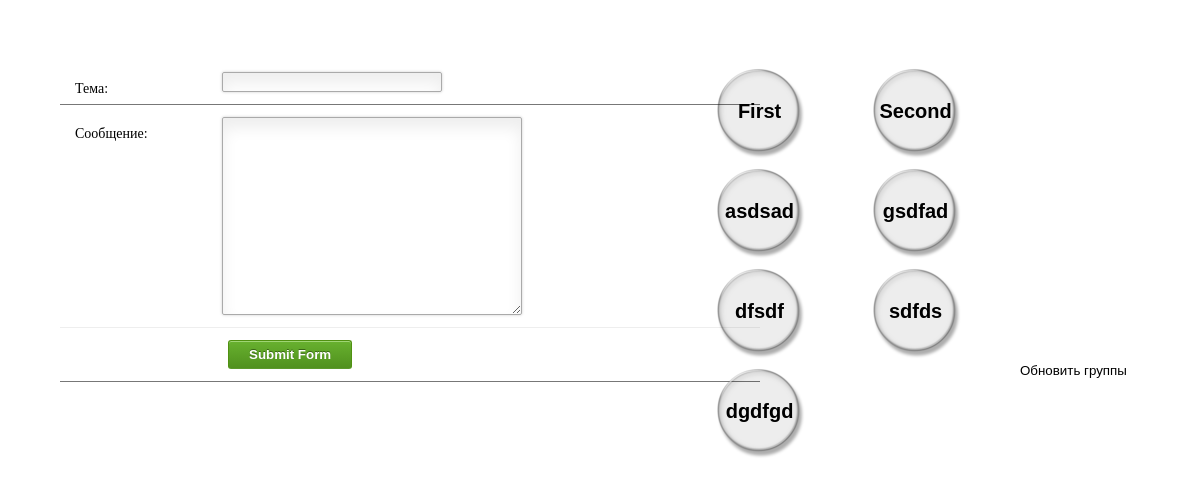
Page /main/ on the earlier database version.
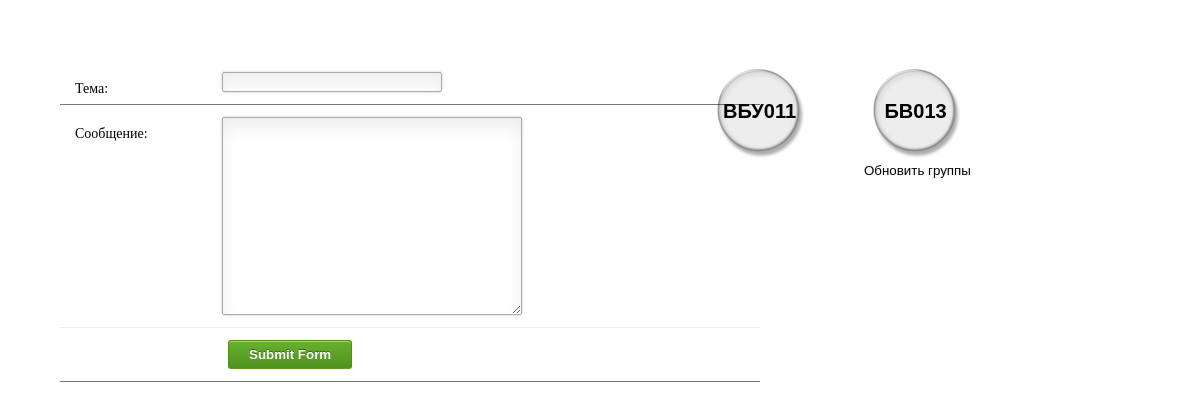
Same page on the later database version.
### main/models.py (models this page shows, shortened)
class Groups(models.Model):
    id_group = models.IntegerField()
    name = models.CharField('Название группы', max_length=50)
    class Meta:
        verbose_name = 'Группа'
        verbose_name_plural = 'Группы'
    @staticmethod
    def get_id_groups():
        all_id = Groups.objects.values('id_group', 'name')
        return all_id

### main/views.py (the view, shortened to what this page needs)
# urls.py: path('', views.send_message, name='send_message'),
def send_message(request):
    all_info = Groups.get_id_groups()
    list_info = list(all_info)
    form = MessageForm()
    data = {
        'form': form,
        'list_info': list_info,
    }
    return render(request, 'main/send_message.html', data)

### main/forms.py
class MessageForm(ModelForm):
    class Meta:
        model = Messages
        fields = ['theme', 'text']
        widgets = {
            "theme": TextInput(attrs={
                'class': 'input100',
            }),
            "text": Textarea(attrs={
                'class': 'input100',
            })
        }

### main/templates/main/send_message.html (shortened to what this page needs)
{% extends 'main/loyaut.html' %}
{% load static %}
{% block content %}
    <form method="post" class="contact_form" name="contact_form" id="contact" style=" display: flex;
    flex-direction: row; flex-wrap: nowrap; margin: 5%;">
        <div style="width: 60%;">
            <ul>
                <li>
                    {{ form.theme.label_tag }}
                    {{ form.theme }}
                </li>
                <li>
                    {{ form.text.label_tag }}
                    {{ form.text }}
                </li>
                <li>
                    <button class="submit" type="submit">Submit Form</button>
                </li>
            </ul>
        </div>
        <div style=" width: 40%;" class="btn-group" id="group_main">
            {% for el in list_info %}
                <div style="position: relative;height: 100px; float: left;">
                    <button name="{{ el.id_group }}" class="btn_check_group">
                        <div style="position: absolute; top: 0; left: 0; width: 100px;">
                            <img src="{% static 'main/images/pr.png' %}" alt="..."/>
                        </div>
                        <div id="{{ el.id_group }}"
                             style="position: absolute; top: 40%; left: 1%; width: 100px; font-size: 1.5em; font-weight: bolder">
                            {{ el.name }}
                        </div>
                    </button>
                </div>
            {% endfor %}
            <button class="btn btn-success" id="update_groups"> Обновить группы</button>
        </div>
    </form>
{% endblock %}

Differences in the rows shown:
removed Groups: name "asdsad"
removed Groups: name "gsdfad"
removed Groups: name "dfsdf"
removed Groups: name "sdfds"
removed Groups: name "dgdfgd"
changed Groups: name "First" → "ВБУ011"
changed Groups (number 2 of 2 on the later page): name "Second" → "БВ013"
